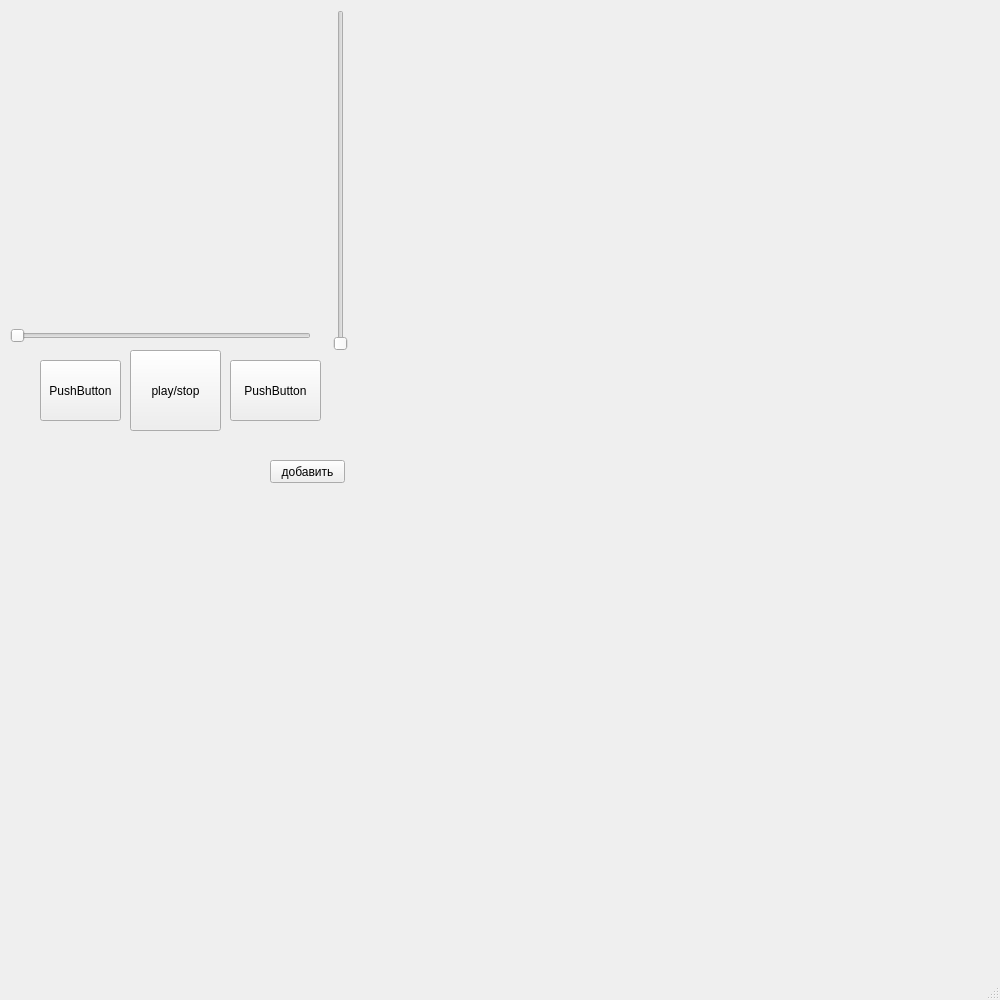
<?xml version="1.0" encoding="UTF-8"?>
<ui version="4.0">
 <class>MainWindow</class>
 <widget class="QMainWindow" name="MainWindow">
  <property name="geometry">
   <rect>
    <x>0</x>
    <y>0</y>
    <width>1000</width>
    <height>1000</height>
   </rect>
  </property>
  <property name="windowTitle">
   <string>MainWindow</string>
  </property>
  <widget class="QWidget" name="centralwidget">
   <widget class="QPushButton" name="stop_play_button">
    <property name="geometry">
     <rect>
      <x>130</x>
      <y>350</y>
      <width>91</width>
      <height>81</height>
     </rect>
    </property>
    <property name="text">
     <string>play/stop</string>
    </property>
   </widget>
   <widget class="QPushButton" name="pushButton_2">
    <property name="geometry">
     <rect>
      <x>40</x>
      <y>360</y>
      <width>81</width>
      <height>61</height>
     </rect>
    </property>
    <property name="text">
     <string>PushButton</string>
    </property>
   </widget>
   <widget class="QPushButton" name="pushButton_3">
    <property name="geometry">
     <rect>
      <x>230</x>
      <y>360</y>
      <width>91</width>
      <height>61</height>
     </rect>
    </property>
    <property name="text">
     <string>PushButton</string>
    </property>
   </widget>
   <widget class="QSlider" name="volume_slider">
    <property name="geometry">
     <rect>
      <x>320</x>
      <y>10</y>
      <width>41</width>
      <height>341</height>
     </rect>
    </property>
    <property name="orientation">
     <enum>Qt::Vertical</enum>
    </property>
   </widget>
   <widget class="QSlider" name="horizontalSlider">
    <property name="geometry">
     <rect>
      <x>10</x>
      <y>320</y>
      <width>301</width>
      <height>31</height>
     </rect>
    </property>
    <property name="orientation">
     <enum>Qt::Horizontal</enum>
    </property>
   </widget>
   <widget class="QPushButton" name="dialog_button">
    <property name="geometry">
     <rect>
      <x>270</x>
      <y>460</y>
      <width>75</width>
      <height>23</height>
     </rect>
    </property>
    <property name="text">
     <string>добавить</string>
    </property>
   </widget>
  </widget>
  <widget class="QMenuBar" name="menubar">
   <property name="geometry">
    <rect>
     <x>0</x>
     <y>0</y>
     <width>1000</width>
     <height>21</height>
    </rect>
   </property>
  </widget>
  <widget class="QStatusBar" name="statusbar"/>
 </widget>
 <resources/>
 <connections/>
</ui>
